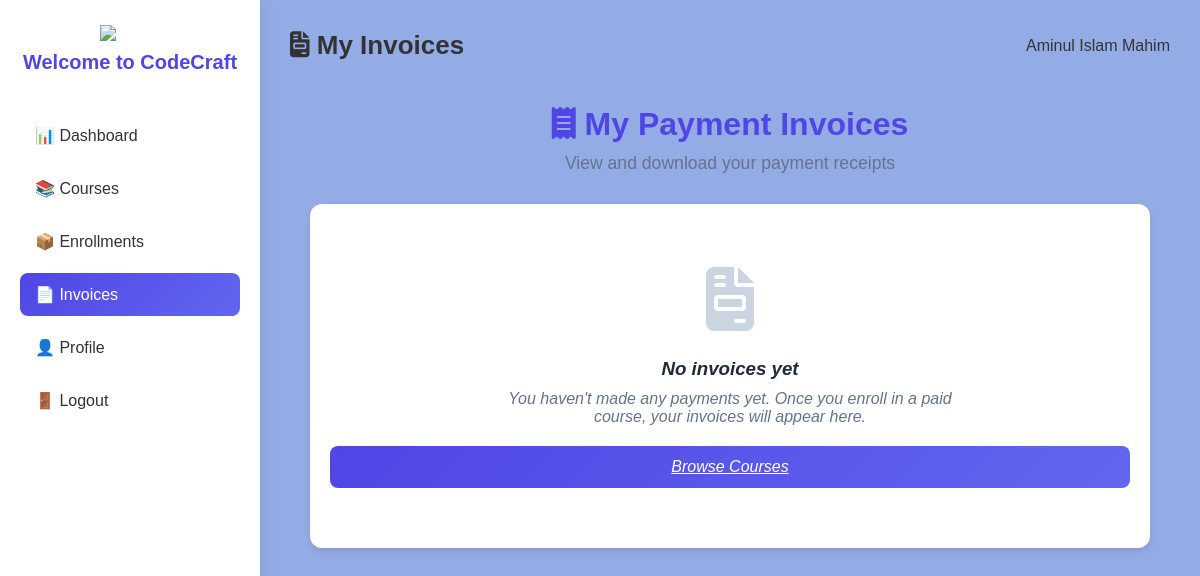
Before: /app/controllers/studentController/invoices.php (signed in) with the older database file.
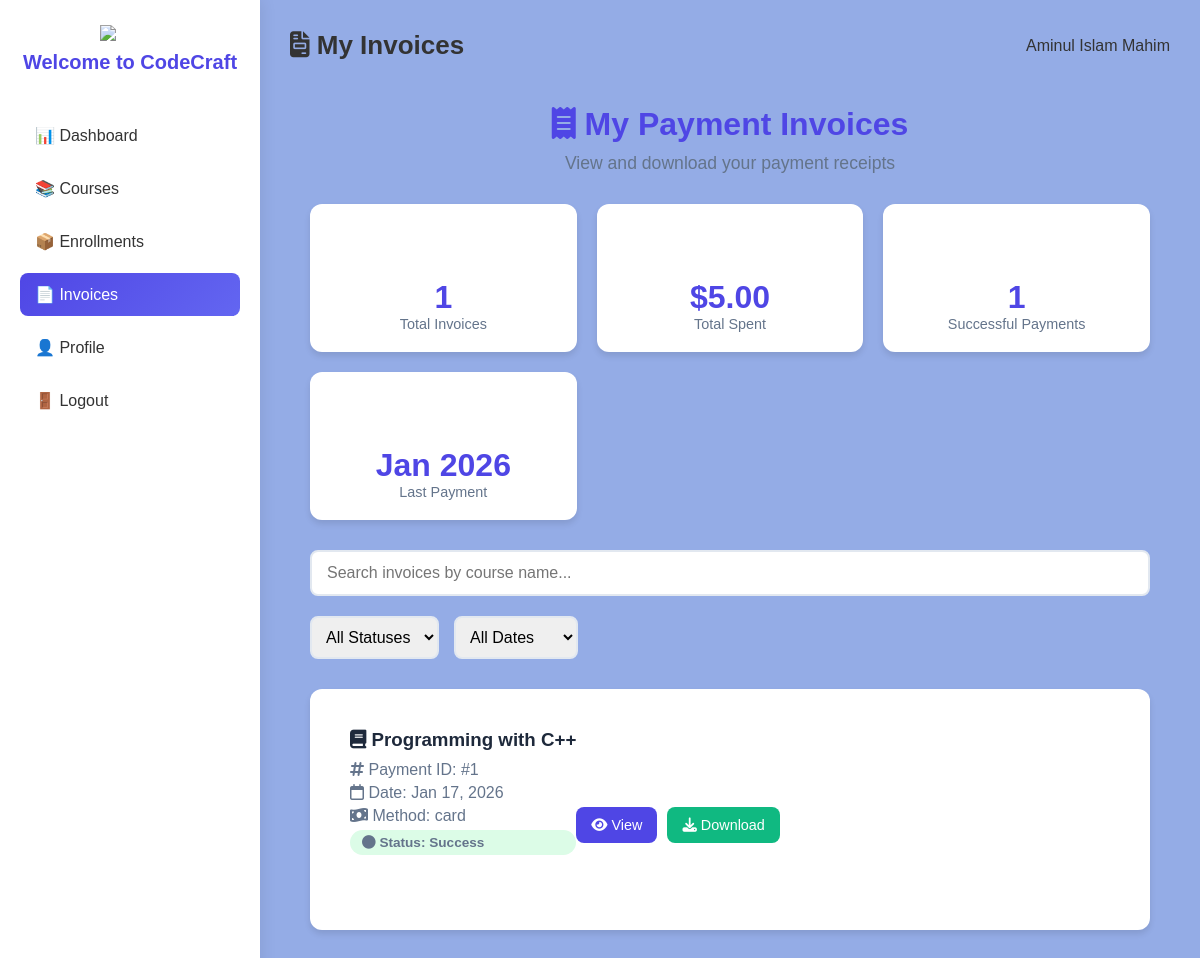
After: the same page with the newer database file.
### tables this page shows
CREATE TABLE `payments` (
  `id` int(11) NOT NULL,
  `user_id` int(11) DEFAULT NULL,
  `course_id` int(11) DEFAULT NULL,
  `amount` decimal(10,2) DEFAULT NULL,
  `payment_method` varchar(50) DEFAULT NULL,
  `payment_status` enum('success','failed') DEFAULT NULL,
  `paid_at` timestamp NOT NULL DEFAULT current_timestamp()
);

CREATE TABLE `courses` (
  `id` int(11) NOT NULL,
  `title` varchar(200) NOT NULL,
  `description` text DEFAULT NULL,
  `category_id` int(11) DEFAULT NULL,
  `instructor_id` int(11) DEFAULT NULL,
  `course_image` varchar(255) DEFAULT 'default-course.png',
  `difficulty` enum('Beginner','Intermediate','Advanced') DEFAULT NULL,
  `duration` varchar(50) DEFAULT NULL,
  `price` decimal(10,2) DEFAULT 0.00,
  `rating` float DEFAULT 0,
  `created_at` timestamp NOT NULL DEFAULT current_timestamp()
);

### app/helpers/asset_helper.php (called while the page is built, shortened)
<?php
function css_url($file) {
    return CSS_URL . '/' . $file;
}
function img_url($file) {
    return IMAGES_URL . '/' . $file;
}
function controller_url($path) {
    return CONTROLLERS_URL . '/' . ltrim($path, '/');
}
function view_url($path) {
    return VIEWS_URL . '/' . ltrim($path, '/');
}

### app/models/paymentModel.php (called while the page is built, shortened)
<?php
function getPaymentsByUser($userId) {
    $con = getConnection();
    $userId = (int)$userId;
    $sql = "SELECT p.*, c.title as course_title FROM payments p
            JOIN courses c ON p.course_id = c.id
            WHERE p.user_id = $userId ORDER BY p.paid_at DESC";
    $result = mysqli_query($con, $sql);
    $payments = [];
    while ($row = mysqli_fetch_assoc($result)) {
        $payments[] = $row;
    }
    return $payments;
}

### app/controllers/studentController/invoices.php (the view, shortened to what this page needs)
<?php
require_once __DIR__ . '/../../helpers/asset_helper.php';
require_once __DIR__ . '/../../models/paymentModel.php';
$userId = $_SESSION['user_id'];
$payments = getPaymentsByUser($userId);
?>
<!DOCTYPE html>
<html lang="en">
<head>
    <link rel="stylesheet" href="<?php echo css_url('student.css'); ?>">
    <link rel="stylesheet" href="https://cdnjs.cloudflare.com/ajax/libs/font-awesome/6.4.0/css/all.min.css">
</head>
<body>
    <div class="admin-container">
        <aside class="sidebar">
            <img src="<?php echo img_url('logo.png'); ?>" class="brand-logo">
            <h2 class="logo">Welcome to CodeCraft</h2>
            <ul class="menu">
                <li>
                    <a href="<?php echo view_url('student/dashboard.php'); ?>">📊 Dashboard</a>
                </li>
                <li>
                    <a href="<?php echo view_url('student/dashboard.php#courses'); ?>">📚 Courses</a>
                </li>
                <li>
                    <a href="<?php echo view_url('student/dashboard.php#enrollments'); ?>">📦 Enrollments</a>
                </li>
                <li class="active">
                    <a href="#">📄 Invoices</a>
                </li>
                <li>
                    <a href="profile.php">👤 Profile</a>
                </li>
                <li>
                    <a href="<?php echo controller_url('logout.php'); ?>">🚪 Logout</a>
                </li>
            </ul>
        </aside>
        <main class="main">
            <header class="topbar">
                <h1><i class="fas fa-file-invoice"></i> My Invoices</h1>
                <div class="student-info">
                    <span><?php echo htmlspecialchars($_SESSION['full_name'] ?? 'student'); ?></span>
                </div>
            </header>
            <div class="invoices-container">
                <div class="invoices-header">
                    <h1><i class="fas fa-receipt"></i> My Payment Invoices</h1>
                    <p>View and download your payment receipts</p>
                </div>
                <?php if (!empty($payments)): ?>
                    <div class="stats-grid">
                        <div class="stat-card">
                            <div class="icon">
                                <i class="fas fa-file-invoice-dollar"></i>
                            </div>
                            <div class="value"><?php echo count($payments); ?></div>
                            <div class="label">Total Invoices</div>
                        </div>
                        <div class="stat-card">
                            <div class="icon">
                                <i class="fas fa-dollar-sign"></i>
                            </div>
                            <div class="value">$<?php echo number_format(array_sum(array_column($payments, 'amount')), 2); ?></div>
                            <div class="label">Total Spent</div>
                        </div>
                        <div class="stat-card">
                            <div class="icon">
                                <i class="fas fa-check-circle"></i>
                            </div>
                            <div class="value"><?php echo count(array_filter($payments, function($p) { return $p['payment_status'] === 'success'; })); ?></div>
                            <div class="label">Successful Payments</div>
                        </div>
                        <div class="stat-card">
                            <div class="icon">
                                <i class="fas fa-calendar"></i>
                            </div>
                            <div class="value"><?php echo !empty($payments) ? date('M Y', strtotime(max(array_column($payments, 'paid_at')))) : 'N/A'; ?></div>
                            <div class="label">Last Payment</div>
                        </div>
                    </div>
                    <div class="search-box">
                        <input type="text" id="invoice-search" placeholder="Search invoices by course name...">
                    </div>
                    <div class="filter-section">
                        <select id="status-filter">
                            <option value="">All Statuses</option>
                        </select>
                        <select id="date-filter">
                            <option value="">All Dates</option>
                        </select>
                    </div>
                    <div class="invoices-list" id="invoices-list">
                        <?php foreach ($payments as $payment): ?>
                            <div class="invoice-card" data-course="<?php echo htmlspecialchars(strtolower($payment['course_title'])); ?>" data-status="<?php echo $payment['payment_status']; ?>" data-date="<?php echo $payment['paid_at']; ?>">
                                <div class="invoice-card-content">
                                    <div class="invoice-info">
                                        <h3><i class="fas fa-book"></i> <?php echo htmlspecialchars($payment['course_title']); ?></h3>
                                        <p><i class="fas fa-hashtag"></i> Payment ID: #<?php echo $payment['id']; ?></p>
                                        <p><i class="far fa-calendar"></i> Date: <?php echo date('M j, Y', strtotime($payment['paid_at'])); ?></p>
                                        <p><i class="fas fa-money-bill-wave"></i> Method: <?php echo htmlspecialchars($payment['payment_method']); ?></p>
                                        <p class="invoice-status status-<?php echo $payment['payment_status']; ?>">
                                            <i class="fas fa-circle"></i> Status: <?php echo ucfirst($payment['payment_status']); ?>
                                        </p>
                                    </div>
                                    <div class="invoice-actions">
                                        <a href="<?php echo controller_url('studentController/viewInvoice.php?payment_id=' . $payment['id']); ?>" class="invoice-btn view-btn">
                                            <i class="fas fa-eye"></i> View
                                        </a>
                                        <a href="<?php echo controller_url('studentController/downloadInvoice.php?payment_id=' . $payment['id']); ?>" class="invoice-btn download-btn">
                                            <i class="fas fa-download"></i> Download
                                        </a>
                                    </div>
                                </div>
                            </div>
                        <?php endforeach; ?>
                    </div>
                <?php else: ?>
                    <div class="no-invoices">
                        <div class="icon">
                            <i class="fas fa-file-invoice"></i>
                        </div>
                        <h3>No invoices yet</h3>
                        <p>You haven't made any payments yet. Once you enroll in a paid course, your invoices will appear here.</p>
                        <a href="<?php echo controller_url('studentController/dashboard.php#courses'); ?>" class="enroll-btn" style="margin-top: 20px; display: inline-block;">Browse Courses</a>
                    </div>
                <?php endif; ?>
            </div>
        </main>
    </div>
</body>
</html>

### app/assets/css/student.css (style rules this page uses)
* { margin: 0; padding: 0; box-sizing: border-box; font-family: "Poppins", sans-serif; }
body { background: #94ace6; color: #333; }
.admin-container { display: flex; min-height: 100vh; }
.sidebar { width: 260px; background: #ffffff; padding: 25px 20px; box-shadow: 2px 0 15px rgba(0,0,0,0.08); position: fixed; height: 100%; }
.brand-logo { width: 60px; display: block; margin: 0 auto 10px; }
.logo { text-align: center; font-size: 20px; margin-bottom: 40px; color: #4f46e5; }
.menu { list-style: none; }
.menu li { margin-bottom: 10px; border-radius: 8px; }
.menu a { display: block; padding: 12px 15px; text-decoration: none; font-size: 16px; color: #333; transition: 0.3s; }
.menu li:hover a, .menu li.active a { background: linear-gradient(135deg, #4f46e5, #6366f1); color: #fff; border-radius: 8px; }
.main { margin-left: 260px; padding: 30px; width: calc(100% - 260px); }
.topbar { display: flex; justify-content: space-between; align-items: center; margin-bottom: 25px; }
.topbar h1 { font-size: 26px; font-weight: 600; }
.student-info { display: flex; align-items: center; gap: 10px; }
.stats-grid { display: grid; grid-template-columns: repeat(auto-fit, minmax(220px, 1fr)); gap: 20px; }
.stat-card { padding: 25px; border-radius: 14px; color: #fff; box-shadow: 0 10px 25px rgba(0,0,0,0.15); transition: 0.3s; }
.invoice-card { background: #f8f9fa; padding: 20px; border-radius: 8px; margin-bottom: 15px; display: flex; justify-content: space-between; align-items: center; }
.invoice-info { flex: 1; }
.invoice-actions { display: flex; gap: 10px; }
.invoice-btn { padding: 8px 15px; border: none; border-radius: 6px; cursor: pointer; text-decoration: none; font-size: 14px; display: inline-block; }
.view-btn { background: #4f46e5; color: white; }
.download-btn { background: #28a745; color: white; }
.invoice-status { padding: 4px 10px; border-radius: 20px; font-size: 12px; font-weight: bold; }
.status-success { background: #d4edda; color: #155724; }
.invoice-info { margin-bottom: 30px; }
.invoice-actions { text-align: center; margin-top: 30px; }
.enroll-btn { width: 100%; padding: 12px; border: none; background: linear-gradient(135deg, #4f46e5, #6366f1); color: white; border-radius: 8px; font-weight: 500; cursor: pointer; font-size: 16px; transition: background 0.3s ease; }
.no-invoices { text-align: center; padding: 40px; color: #666; font-style: italic; }

Changed rows visible on the page:
added payments: payment_status "1", course.title "Programming with C++", id "1", paid_at "Jan 17, 2026", payment_method "card", payment_status "Success"
Other visible differences:
count($payments): (not shown) → "1"
array_sum(array_column($payments, 'amount')): (not shown) → "5.00"
date('M Y', strtotime(max(array_column($payments, 'paid_at')))): (not shown) → "Jan 2026"
form field value: (not shown) → "All Statuses"
form field value: (not shown) → "All Dates"
text no longer shown: "No invoices yet You haven't made any payments yet. Once you enroll in a paid course, your invoices will appear here. Browse Courses"
text now shown: "Total Invoices $ Total Spent Successful Payments Last Payment"
